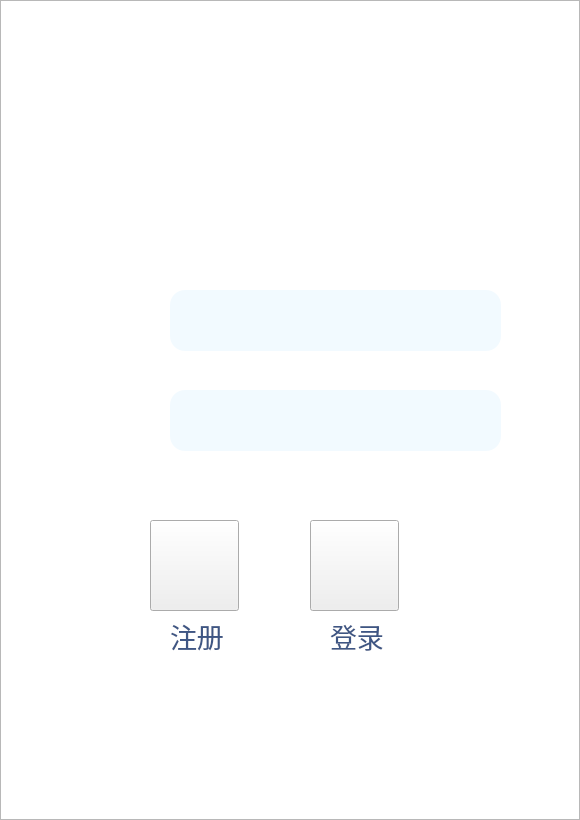
<?xml version="1.0" encoding="UTF-8"?>
<ui version="4.0">
 <class>client</class>
 <widget class="QMainWindow" name="client">
  <property name="geometry">
   <rect>
    <x>0</x>
    <y>0</y>
    <width>580</width>
    <height>820</height>
   </rect>
  </property>
  <property name="windowTitle">
   <string>Welcom to Linpop</string>
  </property>
  <property name="styleSheet">
   <string notr="true"/>
  </property>
  <widget class="QWidget" name="centralwidget">
   <widget class="QLabel" name="label_loginName">
    <property name="geometry">
     <rect>
      <x>80</x>
      <y>280</y>
      <width>71</width>
      <height>71</height>
     </rect>
    </property>
    <property name="styleSheet">
     <string notr="true">border-image: url(:/icon/pic/icon/login_name.png);</string>
    </property>
    <property name="text">
     <string/>
    </property>
   </widget>
   <widget class="QLabel" name="label_password">
    <property name="geometry">
     <rect>
      <x>80</x>
      <y>380</y>
      <width>71</width>
      <height>71</height>
     </rect>
    </property>
    <property name="styleSheet">
     <string notr="true">border-image: url(:/icon/pic/icon/password.png);</string>
    </property>
    <property name="text">
     <string/>
    </property>
   </widget>
   <widget class="QLineEdit" name="lineEdit_loginName">
    <property name="geometry">
     <rect>
      <x>170</x>
      <y>290</y>
      <width>331</width>
      <height>61</height>
     </rect>
    </property>
    <property name="font">
     <font>
      <pointsize>20</pointsize>
     </font>
    </property>
    <property name="styleSheet">
     <string notr="true">border-radius:15px; padding:5px 15px; background-color:#F2FAFF</string>
    </property>
    <property name="clearButtonEnabled">
     <bool>false</bool>
    </property>
   </widget>
   <widget class="QLineEdit" name="lineEdit_password">
    <property name="geometry">
     <rect>
      <x>170</x>
      <y>390</y>
      <width>331</width>
      <height>61</height>
     </rect>
    </property>
    <property name="font">
     <font>
      <pointsize>20</pointsize>
     </font>
    </property>
    <property name="styleSheet">
     <string notr="true">border-radius:15px; padding:5px 15px;background-color:#F2FAFF</string>
    </property>
   </widget>
   <widget class="QPushButton" name="btn_goToRegister">
    <property name="geometry">
     <rect>
      <x>150</x>
      <y>520</y>
      <width>89</width>
      <height>91</height>
     </rect>
    </property>
    <property name="styleSheet">
     <string notr="true">border-image: url(:/icon/pic/icon/goToRegister.png);</string>
    </property>
    <property name="text">
     <string/>
    </property>
   </widget>
   <widget class="QPushButton" name="btn_goToHome">
    <property name="geometry">
     <rect>
      <x>310</x>
      <y>520</y>
      <width>89</width>
      <height>91</height>
     </rect>
    </property>
    <property name="styleSheet">
     <string notr="true">border-image: url(:/icon/pic/icon/goToHome.png);</string>
    </property>
    <property name="text">
     <string/>
    </property>
   </widget>
   <widget class="QListView" name="background">
    <property name="geometry">
     <rect>
      <x>0</x>
      <y>0</y>
      <width>580</width>
      <height>820</height>
     </rect>
    </property>
    <property name="styleSheet">
     <string notr="true">background-image: url(:/background/pic/background/Linpop.png);</string>
    </property>
   </widget>
   <widget class="QLabel" name="label">
    <property name="geometry">
     <rect>
      <x>170</x>
      <y>620</y>
      <width>71</width>
      <height>31</height>
     </rect>
    </property>
    <property name="font">
     <font>
      <pointsize>20</pointsize>
     </font>
    </property>
    <property name="styleSheet">
     <string notr="true">color:#3E5684</string>
    </property>
    <property name="text">
     <string>注册</string>
    </property>
   </widget>
   <widget class="QLabel" name="label_2">
    <property name="geometry">
     <rect>
      <x>330</x>
      <y>620</y>
      <width>71</width>
      <height>31</height>
     </rect>
    </property>
    <property name="font">
     <font>
      <pointsize>20</pointsize>
     </font>
    </property>
    <property name="styleSheet">
     <string notr="true">color:#3E5684</string>
    </property>
    <property name="text">
     <string>登录</string>
    </property>
   </widget>
   <zorder>background</zorder>
   <zorder>label_loginName</zorder>
   <zorder>label_password</zorder>
   <zorder>lineEdit_password</zorder>
   <zorder>btn_goToRegister</zorder>
   <zorder>btn_goToHome</zorder>
   <zorder>lineEdit_loginName</zorder>
   <zorder>label</zorder>
   <zorder>label_2</zorder>
  </widget>
 </widget>
 <resources/>
 <connections/>
</ui>
